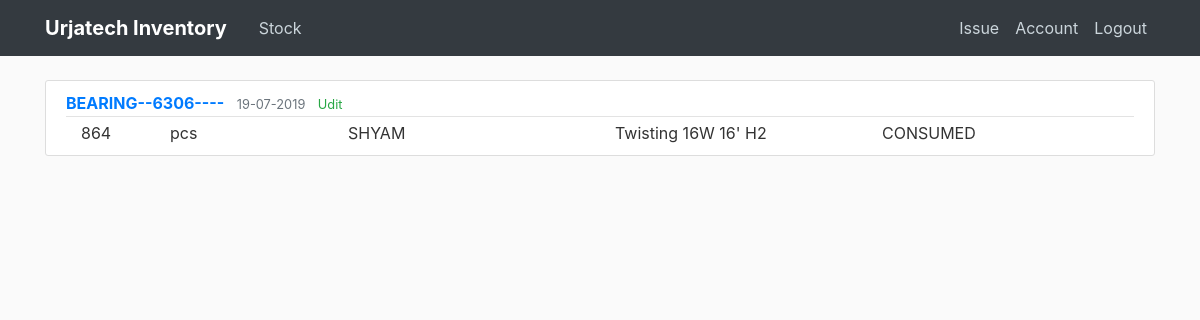
The app's page /post/4 (signed in) with its own data.
### flaskblog/models.py (models this page shows, shortened)
class Post(db.Model):
    id = db.Column(db.Integer, primary_key=True)
    material_id = db.Column(db.String(50), nullable=False)
    numbers_issued = db.Column(db.Integer)
    unit = db.Column(db.String(10))
    person = db.Column(db.String(20))
    location = db.Column(db.String(50))
    type_issued = db.Column(db.String(20))
    date_posted = db.Column(db.DateTime, nullable=False, default=datetime.now)
    user_id = db.Column(db.Integer, db.ForeignKey('user.id'))

class User(db.Model, UserMixin):
    id = db.Column(db.Integer, primary_key=True)
    name = db.Column(db.String(30), nullable=False)
    username = db.Column(db.String(20), unique=True, nullable=False)
    email = db.Column(db.String(100), unique=True, nullable=False)
    image_file = db.Column(db.String(20), nullable=False, default='56c6632a3ab0abec.jpg')
    password = db.Column(db.String(60), nullable=False)
    posts = db.relationship('Post', backref='author', lazy=True)

### flaskblog/routes.py (the view)
@app.route("/post/<int:post_id>")
def post(post_id):
    post = Post.query.get_or_404(post_id)
    return render_template('post.html', title=post.material_id, post=post)

### flaskblog/models.py (called while the page is built)
@login_manager.user_loader
def load_user(user_id):
    return User.query.get(int(user_id))

### flaskblog/templates/post.html (shortened to what this page needs)
{% extends "layout.html" %}
{% block content %}
    <article class="media content-section">
        <div class="media-body">
            <div class="article-metadata">
                <a class="mr-2 text-uppercase font-weight-bold" href="#">{{ post.material_id }}</a>
                <small class="text-muted">{{ post.date_posted.strftime('%d-%m-%Y') }}</small>
                <small class="ml-2 text-success">{{ post.author.name }}</small>
            </div>
            <div class="container mr-1">
              <div class="row">
                <div class="col-1">
                  {{ post.numbers_issued }}
                </div>
                <div class="col-2">
                  {{ post.unit }}
                </div>
                <div class="col-3">
                  {{ post.person }}
                </div>
                <div class="col-3">
                  {{ post.location }}
                </div>
                <div class="col-1">
                  {{ post.type_issued }}
                </div>
              </div>
        </div>
    </article>
{% endblock content %}

### flaskblog/static/main.css (style rules this page uses)
body { background: #fafafa; color: #333333; margin-top: 5rem; }
.content-section { background: #ffffff; padding: 10px 20px; border: 1px solid #dddddd; border-radius: 3px; margin-bottom: 20px; }
.article-metadata { padding-bottom: 1px; margin-bottom: 4px; border-bottom: 1px solid #e3e3e3 }

### records on screen
Post: material_id "BEARING--6306----", date_posted "19-07-2019", numbers_issued "864", unit "pcs", person "SHYAM", location "Twisting 16W 16' H2", type_issued "CONSUMED"
User: author.name "Udit"
